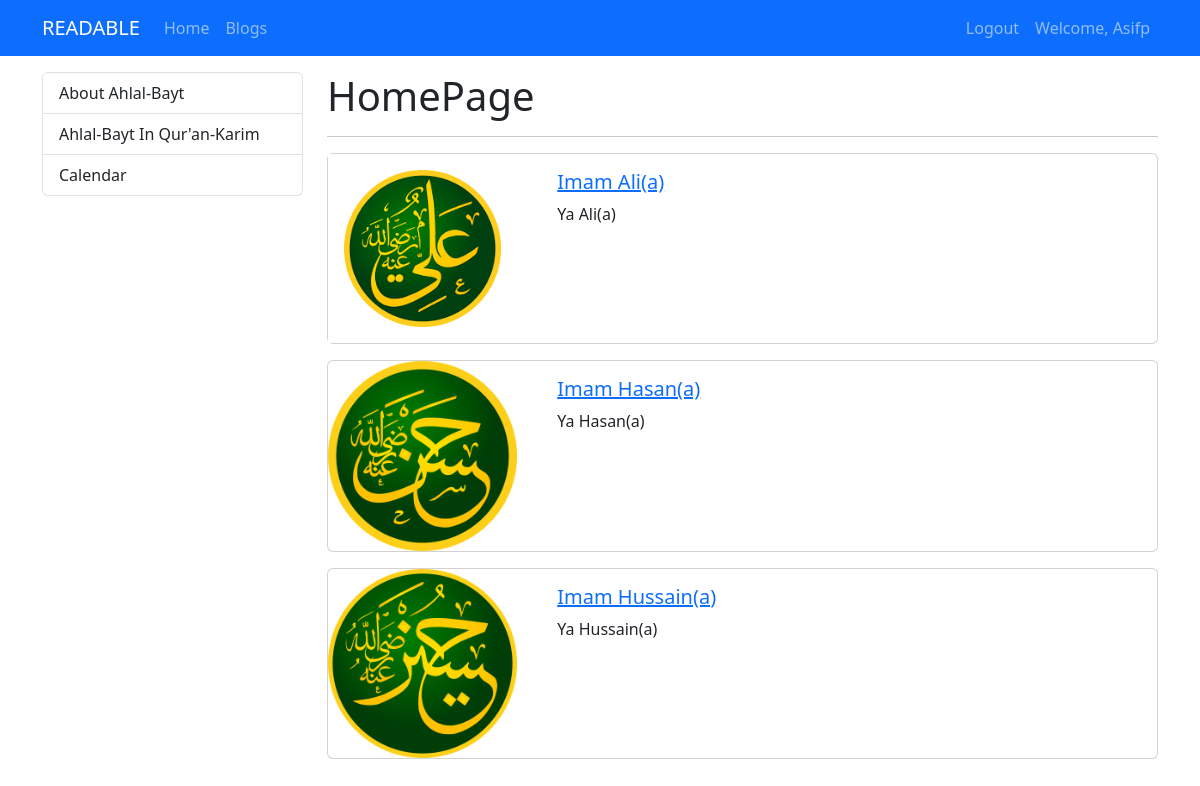
The app's page / (signed in) with its own data.
### myapp/models.py (models this page shows, shortened)
class Category(models.Model):
    name = models.CharField(max_length = 150)
    slug = models.SlugField(null = False, unique = True, db_index = True, editable = False)

class MyApp(models.Model):
    title = models.CharField(max_length = 200)
    image = models.ImageField(upload_to="myapps")
    description = RichTextField()
    is_active = models.BooleanField(default = False)
    is_home = models.BooleanField(default = False)
    slug = models.SlugField(null = False,blank = True ,unique = True, db_index = True, editable = False)
    categories = models.ManyToManyField(Category)#, related_name='blog_set'

### myapp/views.py (the view)
# urls.py: path("",views.index, name="home"),
def index(request):
    context = {
         "blogs": MyApp.objects.filter(is_active = True),
         "categories": Category.objects.all()
    }
    return render(request, "myapp/index.html", context)

### myapp/templates/myapp/index.html (shortened to what this page needs)
{% extends "base.html" %}
{% load static %}
{% block css_files %}
    <link rel="stylesheet" href="{% static 'myapp/css/style.css' %}">
{% endblock %}
{% block content %}
    <div class="container mt-3">
        <div class="row">
            <div class="col-3">
                {% include "partials/_categories.html" %}
            </div>
            <div class="col-9">
                <h1>HomePage</h1>
                <hr>
                {% for blog in blogs %}
                    {% if blog.is_home and blog.is_active %}
                        {% include 'myapp/partials/_blog.html' %}
                    {% endif %}
                {% endfor %}
            </div>
        </div>
    </div>
{% endblock %}

### templates/partials/_navbar.html (shortened to what this page needs)
<nav class="navbar navbar-dark bg-primary navbar-expand-lg">
    <div class="container">
        <a class="navbar-brand" href="{% url 'home' %}">READABLE</a>
        <div class="collapse navbar-collapse" id="navbar">
            <ul class="navbar-nav me-auto">
                <li class="nav-item">
                    <a class ="nav-link" href="{% url 'home' %}">Home</a>
                </li>
                <li class="nav-item">
                    <a class = "nav-link" href="{% url 'blogs' %}">Blogs</a>
                </li>
            </ul>
            <ul class="navbar-nav ms-auto">
                {% if user.is_authenticated %}
                    <li class="nav-item">
                        <a class="nav-link" href="{% url 'logout' %}">Logout</a>
                    </li>
                    <li class="nav-item">
                        <a class="nav-link" href="">Welcome, {{ user.username|title }}</a>
                    </li>
                {% endif %}
            </ul>
        </div>
    </div>
</nav>

### templates/partials/_categories.html
<div class="list-group">
    {% for category in categories %}
        {% if category.slug == selected_category %}
            <a class="list-group-item list-group-item-action active" href="{% url 'blogs_by_category' category.slug %}">{{ category.name|title }}</a>
        {% else %}
        <a class="list-group-item list-group-item-action" href="{% url 'blogs_by_category' category.slug %}">{{ category.name|title }}</a>
        {% endif %}
    {% endfor %}
</div>

### myapp/templates/myapp/partials/_blog.html (shortened to what this page needs)
{% load static %}
<div class = "card mb-3">
    <div class="row">
        <div class="col-md-3">
            <img src="{{ blog.image.url }}" class="img-fluid"></img>
        </div>
        <div class="col-md-9">
            <div class="card-body">
                <h5 class="card-title">
                    <a href = "{% url 'blog_details' blog.slug %}">
                        {{blog.title}}
                </h5>
                <p class="card-text">{{blog.description|striptags|slice:"0:50"}}</p>
            </div>
        </div>
    </div>
</div>

### records on screen
Category: name "About Ahlal-Bayt"
Category: name "Ahlal-Bayt In Qur'an-Karim"
Category: name "Calendar"
MyApp: image (picture), title "Imam Ali(a)", description "Ya Ali(a)"
MyApp: image (picture), title "Imam Hasan(a)", description "Ya Hasan(a)"
MyApp: image (picture), title "Imam Hussain(a)", description "Ya Hussain(a)"

### other values on screen
{{ user.username|title }} "Asifp"
